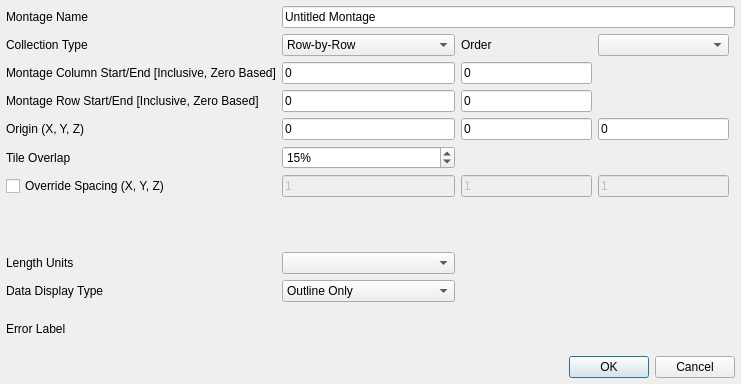
<?xml version="1.0" encoding="UTF-8"?>
<ui version="4.0">
 <class>ImportGenericMontageDialog</class>
 <widget class="QDialog" name="ImportGenericMontageDialog">
  <property name="geometry">
   <rect>
    <x>0</x>
    <y>0</y>
    <width>741</width>
    <height>384</height>
   </rect>
  </property>
  <property name="windowTitle">
   <string>Import Generic Montage</string>
  </property>
  <layout class="QGridLayout" name="gridLayout">
   <property name="leftMargin">
    <number>6</number>
   </property>
   <property name="topMargin">
    <number>6</number>
   </property>
   <property name="rightMargin">
    <number>6</number>
   </property>
   <property name="bottomMargin">
    <number>6</number>
   </property>
   <item row="11" column="1">
    <widget class="QComboBox" name="dataDisplayTypeCB">
     <item>
      <property name="text">
       <string>Outline Only</string>
      </property>
     </item>
     <item>
      <property name="text">
       <string>Individual Tiles</string>
      </property>
     </item>
     <item>
      <property name="text">
       <string>Stitched Montage</string>
      </property>
     </item>
    </widget>
   </item>
   <item row="0" column="0">
    <widget class="QLabel" name="label_17">
     <property name="text">
      <string>Montage Name</string>
     </property>
    </widget>
   </item>
   <item row="8" column="2">
    <widget class="QLineEdit" name="spacingX">
     <property name="enabled">
      <bool>false</bool>
     </property>
     <property name="text">
      <string>1</string>
     </property>
    </widget>
   </item>
   <item row="8" column="0">
    <widget class="QCheckBox" name="changeSpacingCB">
     <property name="text">
      <string>Override Spacing (X, Y, Z)</string>
     </property>
    </widget>
   </item>
   <item row="1" column="1">
    <widget class="QComboBox" name="collectionTypeCB">
     <property name="sizeAdjustPolicy">
      <enum>QComboBox::AdjustToContentsOnFirstShow</enum>
     </property>
     <item>
      <property name="text">
       <string>Row-by-Row</string>
      </property>
     </item>
     <item>
      <property name="text">
       <string>Column-by-Column</string>
      </property>
     </item>
     <item>
      <property name="text">
       <string>Snake by Rows</string>
      </property>
     </item>
     <item>
      <property name="text">
       <string>Snake by Columns</string>
      </property>
     </item>
     <item>
      <property name="text">
       <string>Filename Defined Position</string>
      </property>
     </item>
    </widget>
   </item>
   <item row="9" column="0" colspan="5">
    <widget class="TileListWidget" name="tileListWidget" native="true">
     <property name="minimumSize">
      <size>
       <width>0</width>
       <height>0</height>
      </size>
     </property>
    </widget>
   </item>
   <item row="7" column="0">
    <widget class="QLabel" name="label_3">
     <property name="text">
      <string>Tile Overlap</string>
     </property>
    </widget>
   </item>
   <item row="5" column="1">
    <widget class="QLineEdit" name="originX">
     <property name="enabled">
      <bool>true</bool>
     </property>
     <property name="text">
      <string>0</string>
     </property>
    </widget>
   </item>
   <item row="10" column="0">
    <widget class="QLabel" name="label_6">
     <property name="text">
      <string>Length Units</string>
     </property>
    </widget>
   </item>
   <item row="10" column="1">
    <widget class="QComboBox" name="unitsCB"/>
   </item>
   <item row="12" column="0" colspan="4">
    <widget class="QLabel" name="errLabel">
     <property name="text">
      <string>Error Label</string>
     </property>
    </widget>
   </item>
   <item row="5" column="2">
    <widget class="QLineEdit" name="originY">
     <property name="enabled">
      <bool>true</bool>
     </property>
     <property name="text">
      <string>0</string>
     </property>
    </widget>
   </item>
   <item row="1" column="2">
    <widget class="QLabel" name="label_5">
     <property name="text">
      <string>Order</string>
     </property>
    </widget>
   </item>
   <item row="5" column="3">
    <widget class="QLineEdit" name="originZ">
     <property name="enabled">
      <bool>true</bool>
     </property>
     <property name="text">
      <string>0</string>
     </property>
    </widget>
   </item>
   <item row="1" column="0">
    <widget class="QLabel" name="label_4">
     <property name="text">
      <string>Collection Type</string>
     </property>
    </widget>
   </item>
   <item row="13" column="0" colspan="5">
    <widget class="QDialogButtonBox" name="buttonBox">
     <property name="orientation">
      <enum>Qt::Horizontal</enum>
     </property>
     <property name="standardButtons">
      <set>QDialogButtonBox::Cancel|QDialogButtonBox::Ok</set>
     </property>
    </widget>
   </item>
   <item row="8" column="3">
    <widget class="QLineEdit" name="spacingZ">
     <property name="enabled">
      <bool>false</bool>
     </property>
     <property name="text">
      <string>1</string>
     </property>
    </widget>
   </item>
   <item row="7" column="1">
    <widget class="QSpinBox" name="tileOverlapSB">
     <property name="suffix">
      <string>%</string>
     </property>
     <property name="maximum">
      <number>100</number>
     </property>
     <property name="value">
      <number>15</number>
     </property>
    </widget>
   </item>
   <item row="2" column="0">
    <widget class="QLabel" name="label">
     <property name="text">
      <string>Montage Column Start/End [Inclusive, Zero Based]</string>
     </property>
    </widget>
   </item>
   <item row="1" column="3">
    <widget class="QComboBox" name="orderCB"/>
   </item>
   <item row="0" column="1" colspan="4">
    <widget class="QLineEdit" name="montageNameLE">
     <property name="text">
      <string>Untitled Montage</string>
     </property>
    </widget>
   </item>
   <item row="5" column="0">
    <widget class="QLabel" name="label_9">
     <property name="text">
      <string>Origin (X, Y, Z)</string>
     </property>
    </widget>
   </item>
   <item row="11" column="0">
    <widget class="QLabel" name="label_7">
     <property name="text">
      <string>Data Display Type</string>
     </property>
    </widget>
   </item>
   <item row="8" column="1">
    <widget class="QLineEdit" name="spacingY">
     <property name="enabled">
      <bool>false</bool>
     </property>
     <property name="text">
      <string>1</string>
     </property>
    </widget>
   </item>
   <item row="3" column="0">
    <widget class="QLabel" name="label_2">
     <property name="text">
      <string>Montage Row Start/End [Inclusive, Zero Based]</string>
     </property>
    </widget>
   </item>
   <item row="2" column="1">
    <widget class="QLineEdit" name="colStart">
     <property name="text">
      <string>0</string>
     </property>
    </widget>
   </item>
   <item row="2" column="2">
    <widget class="QLineEdit" name="colEnd">
     <property name="text">
      <string>0</string>
     </property>
    </widget>
   </item>
   <item row="3" column="1">
    <widget class="QLineEdit" name="rowStart">
     <property name="text">
      <string>0</string>
     </property>
    </widget>
   </item>
   <item row="3" column="2">
    <widget class="QLineEdit" name="rowEnd">
     <property name="text">
      <string>0</string>
     </property>
    </widget>
   </item>
  </layout>
 </widget>
 <customwidgets>
  <customwidget>
   <class>TileListWidget</class>
   <extends>QWidget</extends>
   <header location="global">TileListWidget.h</header>
   <container>1</container>
  </customwidget>
 </customwidgets>
 <resources/>
 <connections>
  <connection>
   <sender>buttonBox</sender>
   <signal>accepted()</signal>
   <receiver>ImportGenericMontageDialog</receiver>
   <slot>accept()</slot>
   <hints>
    <hint type="sourcelabel">
     <x>248</x>
     <y>254</y>
    </hint>
    <hint type="destinationlabel">
     <x>157</x>
     <y>274</y>
    </hint>
   </hints>
  </connection>
  <connection>
   <sender>buttonBox</sender>
   <signal>rejected()</signal>
   <receiver>ImportGenericMontageDialog</receiver>
   <slot>reject()</slot>
   <hints>
    <hint type="sourcelabel">
     <x>316</x>
     <y>260</y>
    </hint>
    <hint type="destinationlabel">
     <x>286</x>
     <y>274</y>
    </hint>
   </hints>
  </connection>
 </connections>
</ui>
